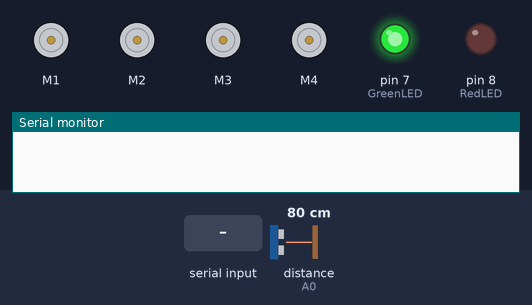
Bench run of a sketch on a simulated Arduino Uno, built with avr-gcc and run on an emulated ATmega328P. Parts: 4 × DC motor (green arrow = forward, orange = backward, longer = faster), output pins drawn as LEDs (lit = HIGH), the last lines printed to the serial monitor. Wiring (inferred from the names in the program): ultrasonic range finder: trigger A1; echo A0. The inputs (shaded band) are chosen by the test bench; at power-on: distance to the obstacle (sensor on A0) 80 cm. The echo pulse lasts 58.3 µs per cm; pins used as bus, display or sensor lines are not drawn.

Above: at 1.2 s.
1.3 s: "*forward#" received over Serial
At 3.1 s:
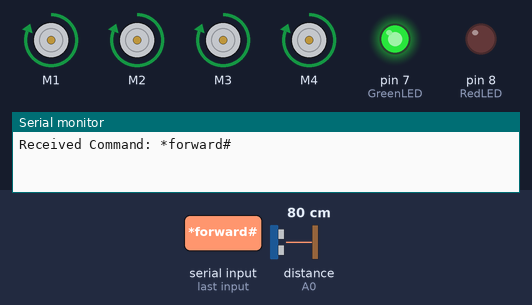
4.3 s: distance to the obstacle (sensor on A0) set to 24 cm
6.5 s: distance to the obstacle (sensor on A0) set to 19 cm
At 7.3 s:
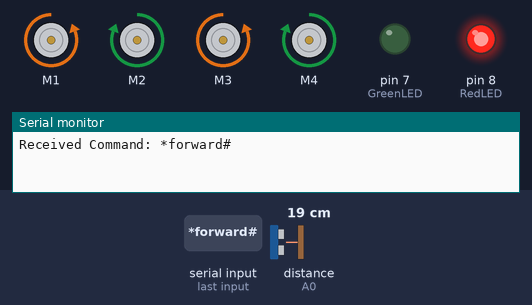
At 8.1 s:
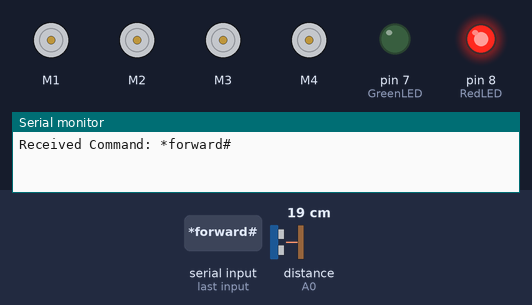
9.0 s: "*Forward#" received over Serial
12.0 s: "*go" received over Serial
14.0 s: distance to the obstacle (sensor on A0) set to 35 cm
At 16.8 s:
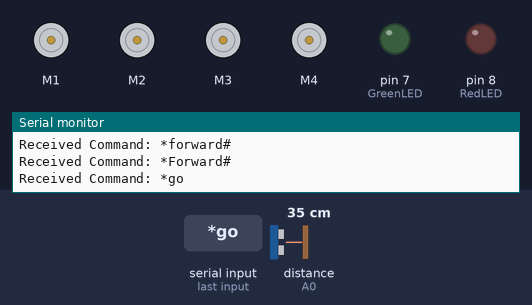
Timing chart, 0 to 18.0 s (numbered marks = the images above; inputs shaded):
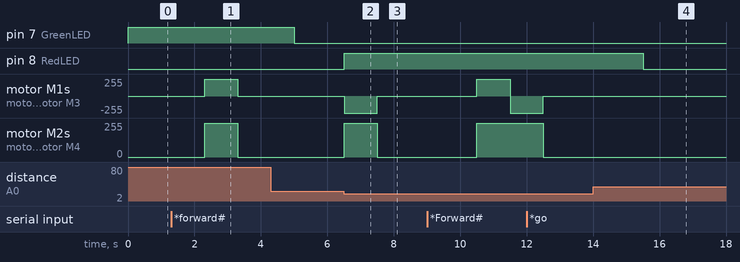

The sketch:

robot_control.ino
```cpp
#include <AFMotor.h>

#define Echo A0
#define Trig A1
#define RedLED 8
#define GreenLED 7

String command;
String lastMovementCommand; // Variable to store the last movement command executed

AF_DCMotor motor1(1, MOTOR12_1KHZ);
AF_DCMotor motor2(2, MOTOR12_1KHZ);
AF_DCMotor motor3(3, MOTOR34_1KHZ);
AF_DCMotor motor4(4, MOTOR34_1KHZ);

void setup() {
  Serial.begin(9600);
  pinMode(Echo, INPUT);
  pinMode(Trig, OUTPUT);
  pinMode(RedLED, OUTPUT);
  pinMode(GreenLED, OUTPUT);
}

void loop() {
  while (Serial.available()) {
    command = Serial.readString();
    Serial.println("Received Command: " + command);
    executeCommand(command);
  }

  int distance = getDistance();
  if (distance <= 20) {
    Stop();
    digitalWrite(RedLED, HIGH);
    digitalWrite(GreenLED, LOW);
    uright();
    delay(2000);

    if (lastMovementCommand.startsWith("*go") || lastMovementCommand.startsWith("*long") || lastMovementCommand.startsWith("*Go")) {
      executeCommand(lastMovementCommand);
    }
  } else {
    digitalWrite(RedLED, LOW);
    digitalWrite(GreenLED, (millis() % 10000 < 5000) ? HIGH : LOW);
  }
}

void executeCommand(String cmd) {
  if (cmd == "*forward#" || cmd == "*Forward#") {
    forward();
    lastMovementCommand = cmd;
  } else if (cmd == "*slow move forward#" || cmd == "*Slow move forward#") {
    lforward();
    lastMovementCommand = cmd;
  } else if (cmd == "*spin motor 1#" || cmd == "*spin Motor 1#" || cmd == "*Spin motor 1#") {
    Spin1();
  } else if (cmd == "*spin motor 2#" || cmd == "*spin Motor 2#" || cmd == "*Spin motor 2#") {
    Spin2();
  } else if (cmd == "*spin motor 3#" || cmd == "*spin Motor 3#" || cmd == "*Spin motor 3#") {
    Spin3();
  } else if (cmd == "*spin motor 4#" || cmd == "*spin Motor 4#" || cmd == "*Spin motor 4#") {
    Spin4();
  } else if (cmd == "*long forward#") {
    lforward();
    lastMovementCommand = cmd;
  } else if (cmd == "*slow move backward#" || cmd == "*Slow move backward#") {
    sbackward();
  } else if (cmd == "*move backward#" || cmd == "*backward#" || cmd == "*Move backward#" || cmd == "*Backward#") {
    backward();
  } else if (cmd == "*left#" || cmd == "*turn left#" || cmd == "*Left#" || cmd == "*Turn left#") {
    left();
  } else if (cmd == "*right#" || cmd == "*turn right#" || cmd == "*Right#" || cmd == "*Turn right#") {
    right();
  } else if (cmd == "*right you turn#" || cmd == "*right U turn#" || cmd == "*Right you turn#" || cmd == "*Right U turn#") {
    uright();
  } else if (cmd == "*left you turn#" || cmd == "*left U turn#" || cmd == "*Left you turn#" || cmd == "*Left U turn#") {
    uleft();
  } else if (cmd == "*stop#" || cmd == "*Stop#") {
    Stop();
  }
}

// Motor control functions
void Spin1() { motor1.setSpeed(255); motor1.run(FORWARD); delay(1000); motor1.run(RELEASE); }
void Spin2() { motor2.setSpeed(255); motor2.run(FORWARD); delay(1000); motor2.run(RELEASE); }
void Spin3() { motor3.setSpeed(255); motor3.run(FORWARD); delay(1000); motor3.run(RELEASE); }
void Spin4() { motor4.setSpeed(255); motor4.run(FORWARD); delay(1000); motor4.run(RELEASE); }
void uleft() { motor1.setSpeed(255); motor1.run(FORWARD); motor2.setSpeed(255); motor2.run(BACKWARD); motor3.setSpeed(255); motor3.run(FORWARD); motor4.setSpeed(255); motor4.run(BACKWARD); delay(1000); motor1.run(RELEASE); motor2.run(RELEASE); motor3.run(RELEASE); motor4.run(RELEASE); }
void uright() { motor1.setSpeed(255); motor1.run(BACKWARD); motor2.setSpeed(255); motor2.run(FORWARD); motor3.setSpeed(255); motor3.run(BACKWARD); motor4.setSpeed(255); motor4.run(FORWARD); delay(1000); motor1.run(RELEASE); motor2.run(RELEASE); motor3.run(RELEASE); motor4.run(RELEASE); }
void lforward() { motor1.setSpeed(150); motor1.run(FORWARD); motor2.setSpeed(150); motor2.run(FORWARD); motor3.setSpeed(150); motor3.run(FORWARD); motor4.setSpeed(150); motor4.run(FORWARD); }
void forward() { motor1.setSpeed(255); motor1.run(FORWARD); motor2.setSpeed(255); motor2.run(FORWARD); motor3.setSpeed(255); motor3.run(FORWARD); motor4.setSpeed(255); motor4.run(FORWARD); delay(1000); motor1.run(RELEASE); motor2.run(RELEASE); motor3.run(RELEASE); motor4.run(RELEASE); }
void sbackward() { motor1.setSpeed(150); motor1.run(BACKWARD); motor2.setSpeed(150); motor2.run(BACKWARD); motor3.setSpeed(150); motor3.run(BACKWARD); motor4.setSpeed(150); motor4.run(BACKWARD); delay(1000); motor1.run(RELEASE); motor2.run(RELEASE); motor3.run(RELEASE); motor4.run(RELEASE); }
void backward() { motor1.setSpeed(255); motor1.run(BACKWARD); motor2.setSpeed(255); motor2.run(BACKWARD); motor3.setSpeed(255); motor3.run(BACKWARD); motor4.setSpeed(255); motor4.run(BACKWARD); delay(1000); motor1.run(RELEASE); motor2.run(RELEASE); motor3.run(RELEASE); motor4.run(RELEASE); }
void left() { motor1.setSpeed(255); motor1.run(FORWARD); motor2.setSpeed(255); motor2.run(BACKWARD); motor3.setSpeed(255); motor3.run(FORWARD); motor4.setSpeed(255); motor4.run(BACKWARD); delay(500); motor1.run(RELEASE); motor2.run(RELEASE); motor3.run(RELEASE); motor4.run(RELEASE); }
void right() { motor1.setSpeed(255); motor1.run(BACKWARD); motor2.setSpeed(255); motor2.run(FORWARD); motor3.setSpeed(255); motor3.run(BACKWARD); motor4.setSpeed(255); motor4.run(FORWARD); delay(500); motor1.run(RELEASE); motor2.run(RELEASE); motor3.run(RELEASE); motor4.run(RELEASE); }
void Stop() { motor1.run(RELEASE); motor2.run(RELEASE); motor3.run(RELEASE); motor4.run(RELEASE); }

int getDistance() {
  digitalWrite(Trig, LOW);
  delayMicroseconds(1);
  digitalWrite(Trig, HIGH);
  delayMicroseconds(10);
  digitalWrite(Trig, LOW);
  int duration = pulseIn(Echo, HIGH);
  int distance = duration * 0.034 / 2;
  return distance;
}
```

Measured:
- the behaviour switches between 22 and 21 cm on distance to the obstacle (sensor on A0) (found by bisection; images 1 and 2)
- after the input at 1.3 s, motor M1–4: stopped → forward 255/255 after 1.0 s, → stopped 1.0 s later
- after the input at 6.5 s, pin 8 (RedLED): LOW → HIGH at once; motor M1, motor M3: stopped → backward 255/255 at once, → stopped 1.0 s later; motor M2, motor M4: stopped → forward 255/255 at once, → stopped 1.0 s later
- after the input at 14.0 s, pin 8 (RedLED): HIGH → LOW after 1.5 s; motor M1, motor M3: stays stopped (without the input it goes to backward 255/255 after 1.5 s); motor M2, motor M4: stays stopped (without the input it goes to forward 255/255 after 1.5 s)
